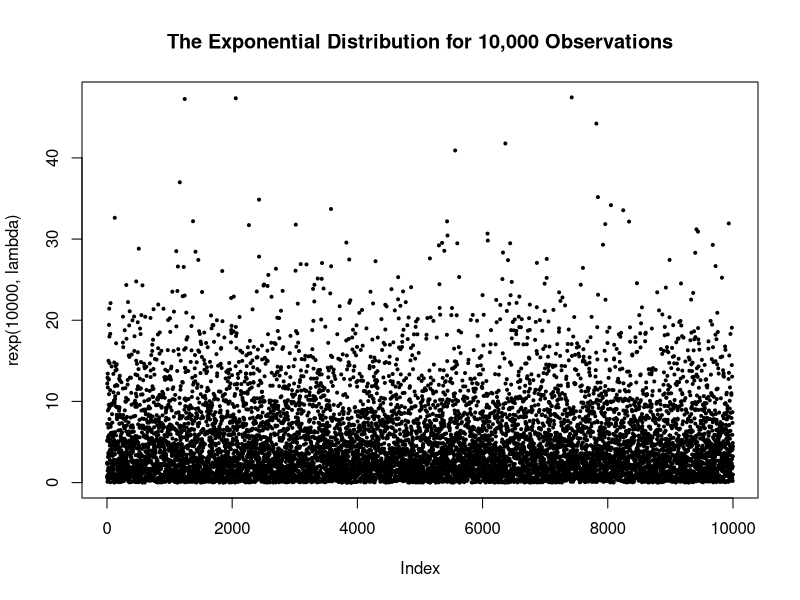
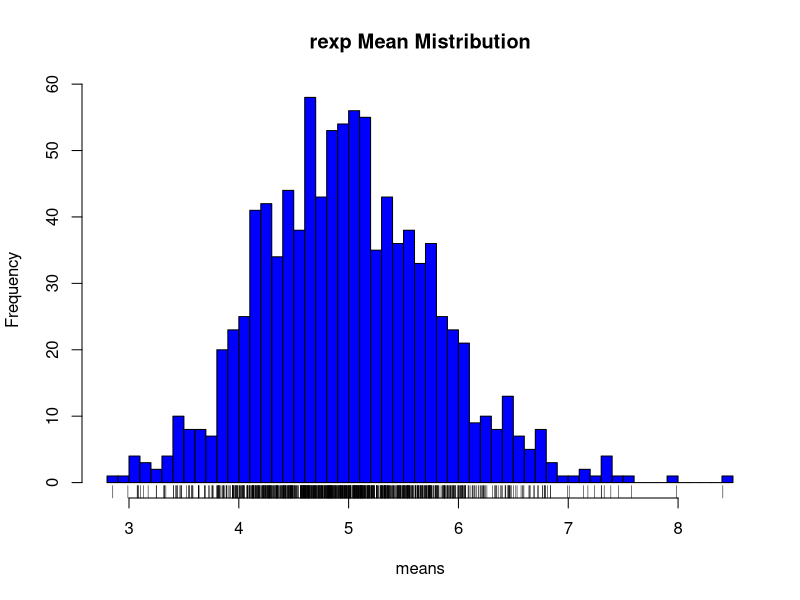
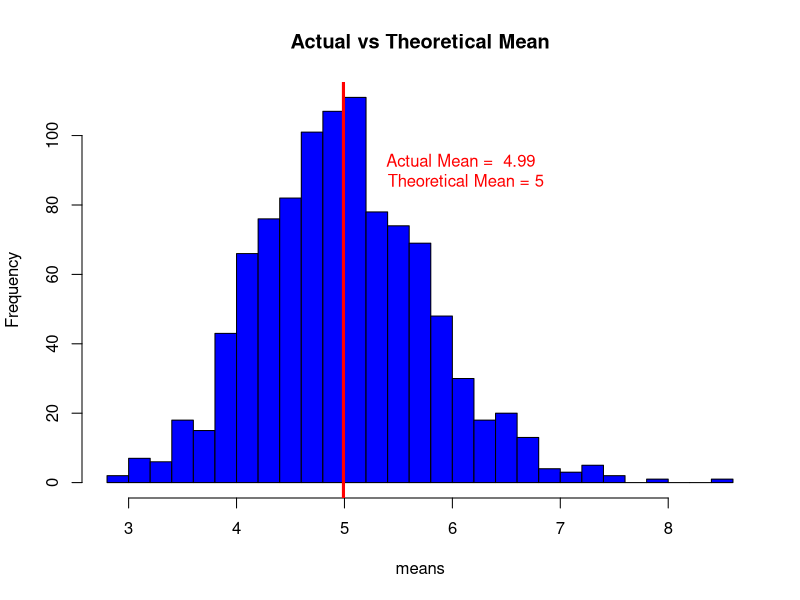
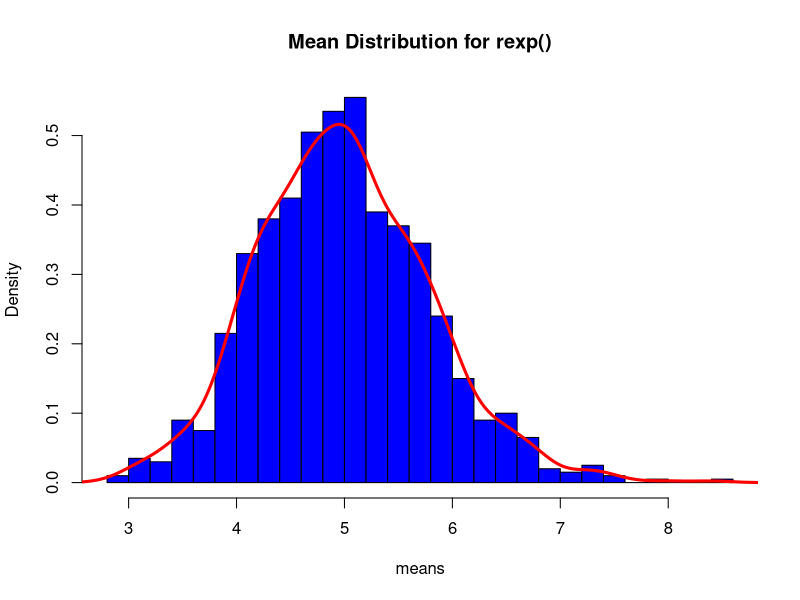

The R source for these figures, in order:
## ---- chunk 1
knitr::opts_chunk$set(echo = TRUE)
## ---- chunk 2
sessionInfo()
## ---- chunk 3
set.seed(10736)
lambda <- 0.2 # fixed rate parameter
n <- 40 # number of exponentials
sim <- 1000 # fixed number of simulations per instruction

# the exponential distribution
plot(rexp(10000,lambda), pch=20, cex=0.6, main="The Exponential Distribution for 10,000 Observations")
## ---- chunk 4
# generate the collection of means for 1,000 simulations of the exponential distribution
means <- NULL
for (i in 1 : sim) means <- c(means, mean(rexp(n,lambda)))
hist(means, col="blue", main="rexp Mean Mistribution", breaks=40)
rug(means)
## ---- chunk 5
hist(means, col="blue", main="Actual vs Theoretical Mean", breaks=20)
abline(v=mean(means), lwd="3", col="red")
text(6.1, 90, paste("Actual Mean = ", round(mean(means),2), "\n Theoretical Mean = 5" ), col="red")
## ---- chunk 6
print(paste("Theoretical: ", round((1/lambda)/sqrt(n),4), ", Sample", round(sd(means),4)))
## ---- chunk 7
print(paste("Theoretical: ", (1/lambda)^2/n, ", Sample", round(var(means),4)))
## ---- chunk 8
hist(means, prob=TRUE, col="blue", main="Mean Distribution for rexp()", breaks=20)
lines(density(means), lwd=3, col="red")
